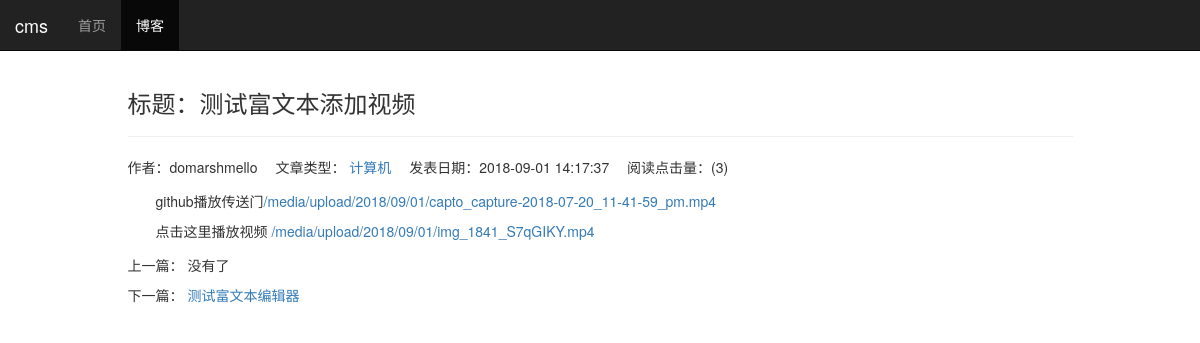
/blog/detail/39, run on the app's committed database.
### mytest/models.py (models this page shows, shortened)
class Blog(models.Model, ReadNumExpandMethod):
    title = models.CharField(verbose_name='标题', max_length=60)
    blog_type = models.ForeignKey(BlogType, verbose_name='类型', on_delete=models.DO_NOTHING)
    content = RichTextUploadingField(verbose_name='内容')
    author = models.ForeignKey(User, verbose_name='作者', on_delete=models.DO_NOTHING)
    created_time = models.DateTimeField(verbose_name='创建时间', auto_now_add=True)
    last_update_time = models.DateTimeField(verbose_name='更新时间', auto_now_add=True)
    tags = TaggableManager()  # tags器管理网求允许你从Blog对象中添加，检索和移除标签。
    class Meta:
        ordering = ['-created_time']

class BlogType(models.Model):
    type_name = models.CharField(verbose_name='分类', max_length=20)
    def __str__(self):
        return self.type_name

### read_statistics/models.py (models this page shows)
class ReadNum(models.Model):
    read_num = models.IntegerField(verbose_name='点击阅读量', default=0)
    content_type = models.ForeignKey(ContentType, on_delete=models.DO_NOTHING)
    object_id = models.PositiveIntegerField()
    content_object = GenericForeignKey('content_type', 'object_id')

### mytest/views.py (the view)
# urls.py: path('detail/<int:blog_pk>', blog_detail, name="blog_detail"),
def blog_detail(request, blog_pk):
    blog = get_object_or_404(Blog, pk=blog_pk)
    read_cookie_key = read_statistics_once_read(request, blog)
    if not request.COOKIES.get('blog_%s_readed' % blog_pk):
        pass
    context = {}
    context['previous_blog'] = Blog.objects.filter(created_time__gt=blog.created_time).last()
    context['next_blog'] = Blog.objects.filter(created_time__lt=blog.created_time).first()
    context['blog'] = blog
    response = render_to_response('blog_detail.html', context)  # 响应
    response.set_cookie(read_cookie_key, 'true')  # 阅读cookie标记
    return response

### read_statistics/models.py (called while the page is built)
    def get_read_num(self):
        try:
            ct = ContentType.objects.get_for_model(self)
            readnum = ReadNum.objects.get(content_type=ct, object_id=self.pk)
            return readnum.read_num
        except exceptions.ObjectDoesNotExist:
            return 0

### read_statistics/utils.py (called while the page is built)
def read_statistics_once_read(request, obj):
    ct = ContentType.objects.get_for_model(obj)
    key = "%s_%s_read" % (ct.model, obj.pk)
    if not request.COOKIES.get(key):
        readnum, created = ReadNum.objects.get_or_create(content_type=ct, object_id=obj.pk)
        readnum.read_num += 1
        readnum.save()
        date = timezone.now().date()
        readDetail, created = ReadDetail.objects.get_or_create(content_type=ct, object_id=obj.pk, date=date)
        readDetail.read_num += 1
        readDetail.save()
    return key

### mytest/templates/blog_detail.html (shortened to what this page needs)
{% extends 'base.html' %}
{% block nav_blog_active %}active{% endblock %}
{% load staticfiles %}
{% block header_extends %}
<link rel="stylesheet" href="{% static 'blog/blog.css' %}">
{% endblock %}
{% block content %}
<div class="container">
    <div class="row">
        <div class="col-xs-10 col-xs-offset-1">
            <h3>标题：{{ blog.title}}</h3>
            <hr>
            <ul class="blog-info-description">
                <li>作者：{{ blog.author}}</li>
                <li>文章类型：<a href="{% url 'blog_with_type' blog.blog_type.pk %}"> {{ blog.blog_type }} </a></li>
                <li>发表日期：{{ blog.created_time|date:"Y-m-d G:i:s "}}</li>
                <li>阅读点击量：({{ blog.get_read_num }})</li>
            </ul>
            <div class="blog-content">{{ blog.content|safe }}</div>
            <div class="blog-more">
                <p>上一篇：
                    {% if previous_blog %}
                        <a href="{% url 'blog_detail' previous_blog.pk %}">{{ previous_blog.title }}</a>
                    {% else %}
                        没有了
                    {% endif %}
                </p>
                <p>下一篇：
                    {% if next_blog %}
                        <a href="{% url 'blog_detail' next_blog.pk %}">{{ next_blog.title }}</a>
                    {% else %}
                        没有了
                    {% endif %}
                </p>
            </div>
        </div>
    </div>
</div>
{% endblock %}

### static/base.css (style rules this page uses)
* { margin: 0; padding: 0; }
body { margin-top: 70px!important; }
ul { list-style-type: none!important; }

### mytest/static/blog/blog.css (style rules this page uses)
ul.blog-info-description { list-style-type: none; margin-bottom: 1em; }
ul.blog-info-description li { display: inline-block; margin-right: 1em; }
div.blog-content { text-indent: 2em; }
div.blog-more { margin-top: 1em; }

### data on the page
Blog: title "测试富文本添加视频", author "domarshmello", blog_type "计算机", created_time "2018-09-01 14:17:37", get_read_num "3", content "github播放传送门 /media/upload/2018/09/01/capto_capture-2018-07-20_11-41-59_pm.mp4 点击这里播放视频 /media/upload/2018/09/01/img_1841_S7qGIKY.mp4"
Blog: title "测试富文本编辑器"
